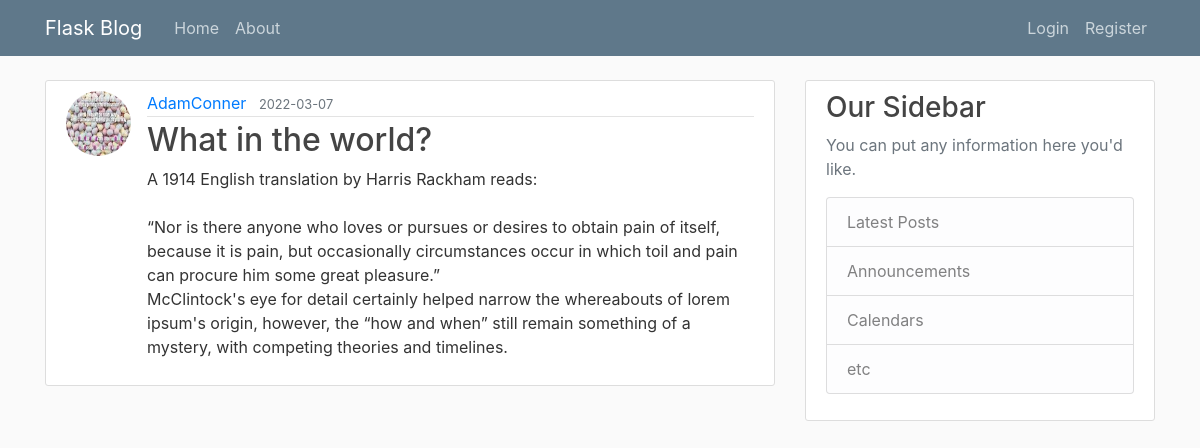
The page /post/2 on the database as committed earlier.
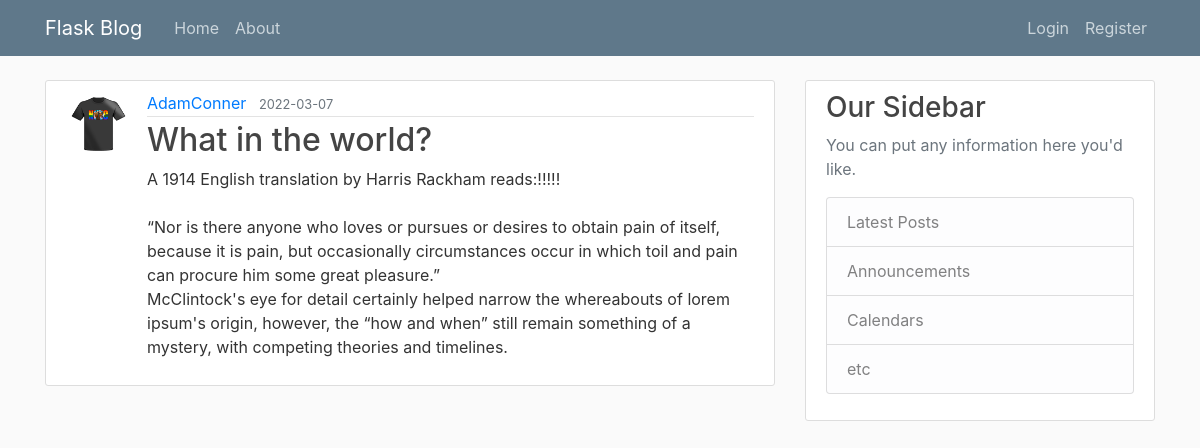
The same page on the database as committed later.
### flaskblog/models.py (models this page shows, shortened)
class User(db.Model, UserMixin):
    id = db.Column(db.Integer, primary_key=True)
    username = db.Column(db.String(20), unique=True, nullable=False)
    email = db.Column(db.String(120), unique=True, nullable=False)
    image_file = db.Column(db.String(20), nullable=False, default='default.jpg')
    password = db.Column(db.String(60), nullable=False)
    posts = db.relationship('Post', backref='author', lazy=True)

class Post(db.Model):
    id = db.Column(db.Integer, primary_key=True)
    title = db.Column(db.String(100), nullable=False)
    date_posted = db.Column(db.DateTime, nullable=False, default=datetime.utcnow)
    content = db.Column(db.Text, nullable=False)
    user_id = db.Column(db.Integer, db.ForeignKey('user.id'), nullable=False)

### flaskblog/posts/routes.py (the view)
@posts.route("/post/<int:post_id>")
def post(post_id):
    post = Post.query.get_or_404(post_id)
    return render_template('post.html', title=post.title, post=post)

### flaskblog/templates/post.html (shortened to what this page needs)
{% extends "layout.html" %}
{% block content %}
    <article class="media content-section">
        <img class="rounded-circle article-img" src="{{ url_for('static', filename='profile_pics/' + post.author.image_file) }}">
        <div class="media-body">
        <div class="article-metadata">
            <a class="mr-2" href="{{url_for('users.user_posts', username=post.author.username)}}">{{ post.author.username }}</a>
            <small class="text-muted">{{ post.date_posted.strftime('%Y-%m-%d') }}</small>
        </div>
        <h2 class="article-ttile">{{ post.title }}</h2>
        <p class="article-content">{{ post.content }}</p>
        </div>
    </article>
{% endblock content %}

Rows that differ between the two databases and show on the page:
changed User "AdamConner": image_file: a different picture
changed Post "What in the world?": content "…translation by Harris Rackham reads: “Nor is there anyone…" → "…translation by Harris Rackham reads:!!!!! “Nor is there anyone…"
